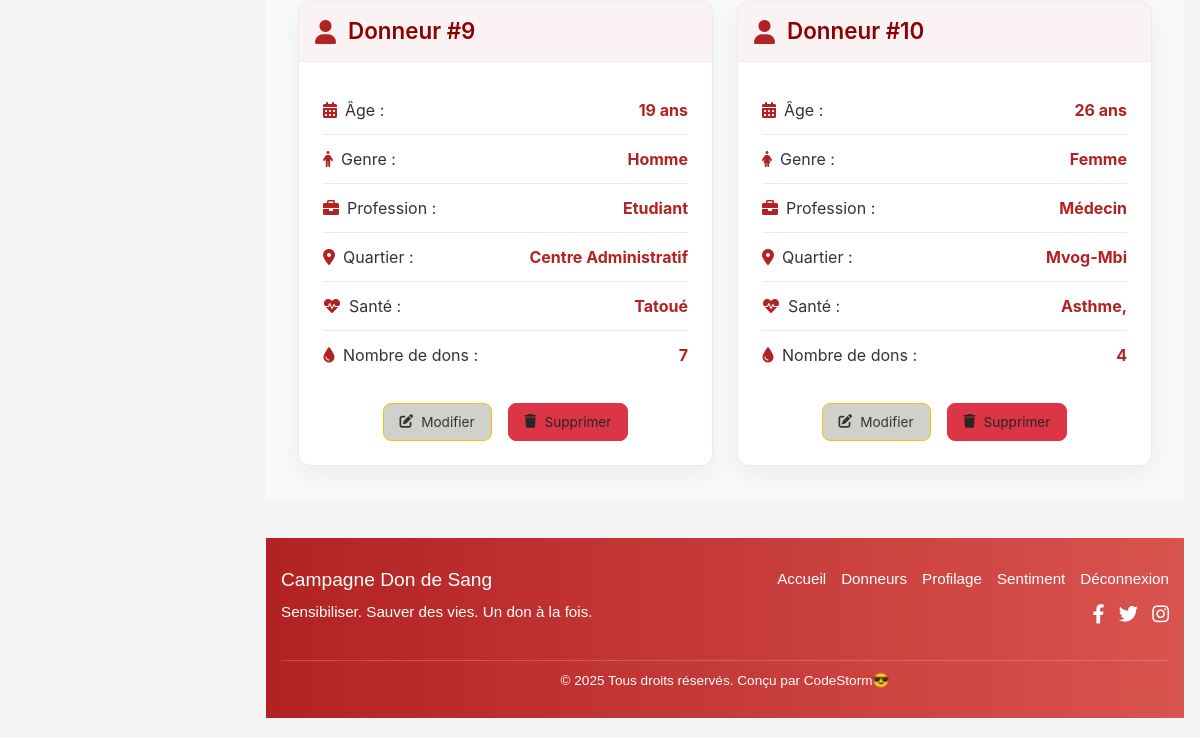
Before: /donors/ (signed in, lower part) with the older database file.
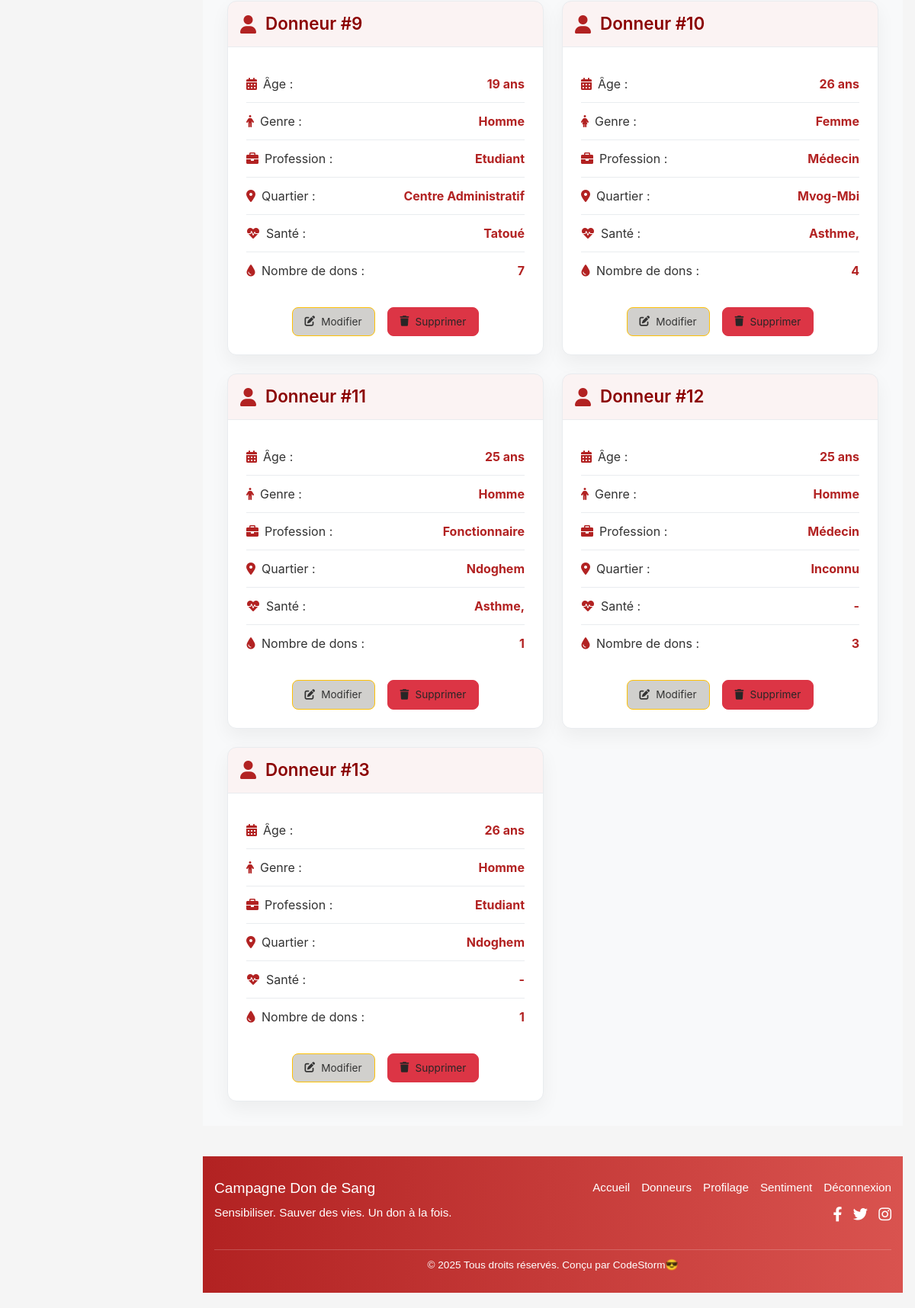
After: the same page with the newer database file.
### campagne/models.py (models this page shows, shortened)
class Donor(models.Model):
    user = models.ForeignKey(User, on_delete=models.CASCADE, null=True)
    date_naissance = models.DateField()
    date_remplissage = models.DateField(auto_now_add=True)  # Date auto-remplie à la création
    genre = models.CharField(
        max_length=10,
        choices=[('Homme', 'Homme'), ('Femme', 'Femme')],
        default='Homme'
    )
    profession = models.CharField(max_length=100)
    arrondissement = models.CharField(max_length=100)
    quartier = models.CharField(max_length=100)
    latitude = models.FloatField(null=True, blank=True)
    longitude = models.FloatField(null=True, blank=True)
    asthme = models.BooleanField(default=False)
    diabete = models.BooleanField(default=False)
    hypertension = models.BooleanField(default=False)
    hiv_hbs_hcv = models.BooleanField(default=False)
    tatoue = models.BooleanField(default=False)
    nombre_dons = models.IntegerField(default=0)
    feedback = models.TextField(null=True, blank=True)
    def age(self):
        today = self.date_remplissage  # Utilise date_remplissage comme référence
        age = today.year - self.date_naissance.year - (
            (today.month, today.day) < (self.date_naissance.month, self.date_naissance.day)
        )
        return age
    class Meta:
        verbose_name = "Donneur"
        verbose_name_plural = "Donneurs"

### campagne/views.py (the view)
# urls.py: path('donors/', views.donors, name='donors'),
@login_required
def donors(request):
    donor_list = Donor.objects.all()
    print("Nombre de donneurs:", donor_list.count())  # Debug
    return render(request, 'donors.html', {'donor_list': donor_list})

### campagne/templates/donors.html (shortened to what this page needs)
{% extends 'base.html' %}
{% block content %}
<div class="donor-container">
    <div class="donor-grid">
        {% for donor in donor_list %}
            <div class="donor-card">
                <div class="card-header">
                    <i class="fas fa-user"></i>
                    <h5 class="card-title">Donneur #{{ donor.id }}</h5>
                </div>
                <div class="card-content">
                    <ul class="info-list">
                        <li>
                            <span class="label"><i class="fas fa-calendar-alt"></i> Âge :</span>
                            <span class="highlight">{{ donor.age }} ans</span>
                        </li>
                        <li>
                            <span class="label">
                                {% if donor.genre == 'Homme' %}
                                    <i class="fas fa-male"></i>
                                {% elif donor.genre == 'Femme' %}
                                    <i class="fas fa-female"></i>
                                {% else %}
                                    <i class="fas fa-genderless"></i>
                                {% endif %}
                                Genre :
                            </span>
                            <span class="highlight">{{ donor.genre|default:"Inconnu" }}</span>
                        </li>
                        <li>
                            <span class="label"><i class="fas fa-briefcase"></i> Profession :</span>
                            <span class="highlight">{{ donor.profession|default:"Inconnu" }}</span>
                        </li>
                        <li>
                            <span class="label"><i class="fas fa-map-marker-alt"></i> Quartier :</span>
                            <span class="highlight">{{ donor.quartier|default:"Inconnu" }}</span>
                        </li>
                        <li>
                            <span class="label"><i class="fas fa-heartbeat"></i> Santé :</span>
                            <span class="highlight">
                                {% if donor.asthme %}Asthme, {% endif %}
                                {% if donor.tatoue %}Tatoué{% endif %}
                                {% if not donor.hypertension and not donor.diabete and not donor.asthme and not donor.hiv_hbs_hcv and not donor.tatoue %}-{% endif %}
                            </span>
                        </li>
                        <li>
                            <span class="label"><i class="fas fa-tint"></i> Nombre de dons :</span>
                            <span class="highlight">{{ donor.nombre_dons }}</span>
                        </li>
                    </ul>
                    <div class="donor-actions">
                        <a href="{% url 'update_donor' donor.id %}" class="btn btn-warning btn-sm">
                            <i class="fas fa-edit"></i> Modifier
                        </a>
                        <a href="{% url 'delete_donor' donor.id %}" class="btn btn-danger btn-sm">
                            <i class="fas fa-trash"></i> Supprimer
                        </a>
                    </div>
                </div>
            </div>
        {% endfor %}
    </div>
</div>
<footer class="site-footer">
    <div class="footer-container">
      <div class="footer-left">
        <h5>Campagne Don de Sang</h5>
        <p>Sensibiliser. Sauver des vies. Un don à la fois.</p>
      </div>
      <div class="footer-right">
        <ul class="footer-links">
          <li><a href="{% url 'dashboard' %}">Accueil</a></li>
          <li><a href="{% url 'donors' %}">Donneurs</a></li>
          <li><a href="{% url 'profiling' %}">Profilage</a></li>
          <li><a href="{% url 'sentiment' %}">Sentiment</a></li>
          <li><a href="{% url 'logout' %}">Déconnexion</a></li>
        </ul>
        <div class="footer-socials">
          <a href="#"><i class="fab fa-facebook-f"></i></a>
          <a href="#"><i class="fab fa-twitter"></i></a>
          <a href="#"><i class="fab fa-instagram"></i></a>
        </div>
      </div>
    </div>
    <div class="footer-bottom">
      <p>&copy; 2025 Tous droits réservés. Conçu par CodeStorm😎</p>
    </div>
  </footer>
{% endblock %}

### campagne/templates/base.html (shortened to what this page needs)
{% load static %}
<!DOCTYPE html>
<html lang="fr">
<head>
    <link href="https://cdn.jsdelivr.net/npm/bootstrap@5.3.0/dist/css/bootstrap.min.css" rel="stylesheet">
    <link href="https://cdn.jsdelivr.net/npm/bootstrap-icons@1.10.0/font/bootstrap-icons.css" rel="stylesheet">
    <link href="https://cdnjs.cloudflare.com/ajax/libs/font-awesome/6.0.0/css/all.min.css" rel="stylesheet">
    <link href="{% static 'css/style.css' %}" rel="stylesheet">
</head>
<body>
    <div class="container-fluid">
        <div class="row">
            <main class="col px-3">
                {% block content %}{% endblock %}
            </main>
        </div>
    </div>
</body>
</html>

### campagne/templates/base.html (style rules this page uses)
body { margin: 0; font-family: Arial, sans-serif; background-color: #f5f5f5; }
main { margin-left: 250px; padding: 20px; transition: margin-left 0.3s ease; }

### campagne/templates/donors.html (style rules this page uses)
:root { --primary-color: #B22222; --secondary-color: #8B0000; --background-light: #F8F9FA; --text-dark: #333333; --text-muted: #6C757D; --border-light: #E9ECEF; }
.donor-container { max-width: 1200px; margin: 0 auto; padding: 2rem; background-color: var(--background-light); font-family: 'Inter', 'Segoe UI', Roboto, sans-serif; }
.donor-grid { display: grid; grid-template-columns: repeat(auto-fill, minmax(300px, 1fr)); gap: 1.5rem; }
.donor-card { background-color: white; border-radius: 12px; box-shadow: 0 10px 25px rgba(0, 0, 0, 0.05); transition: all 0.3s ease; border: 1px solid var(--border-light); overflow: hidden; }
.card-header { display: flex; align-items: center; background-color: rgba(178, 34, 34, 0.05); padding: 1rem; border-bottom: 1px solid var(--border-light); }
.card-header i { margin-right: 0.75rem; color: var(--primary-color); font-size: 1.5rem; }
.card-title { color: var(--secondary-color); font-size: 1.4rem; font-weight: 600; margin: 0; }
.card-content { padding: 1.5rem; }
.info-list { list-style: none; padding: 0; margin: 0; }
.info-list li { display: flex; justify-content: space-between; padding: 0.75rem 0; border-bottom: 1px solid var(--border-light); color: var(--text-dark); transition: background-color 0.2s ease; }
.info-list li:last-child { border-bottom: none; }
.info-list .label { display: flex; align-items: center; }
.info-list .label i { margin-right: 0.5rem; color: var(--primary-color); }
.highlight { color: var(--primary-color); font-weight: 700; }
.donor-actions { display: flex; justify-content: center; gap: 1rem; margin-top: 1.5rem; }
.btn { padding: 0.75rem 1.5rem; font-size: 0.9rem; border-radius: 8px; text-decoration: none; color: rgb(40, 38, 38); transition: background-color 0.3s ease, transform 0.2s ease; display: flex; align-items: center; justify-content: center; }
.btn i { margin-right: 0.5rem; }
.btn-warning { background-color: #d1d0cd; border: 1px solid #ffc107; color: var(--text-dark); }
.btn-danger { background-color: #dc3545; border: 1px solid #dc3545; }
.btn-sm { padding: 0.5rem 1rem; font-size: 0.85rem; }
.site-footer { background: linear-gradient(to right, #b22222, #d9534f); color: white; padding: 30px 15px 10px; font-size: 0.95rem; position: relative; z-index: 10; margin-top: 40px; }
.footer-container { display: flex; justify-content: space-between; flex-wrap: wrap; gap: 20px; max-width: 1200px; margin: auto; }
.footer-left h5 { font-size: 1.2rem; margin-bottom: 10px; }
.footer-right { display: flex; flex-direction: column; align-items: flex-end; }
.footer-links { list-style: none; padding: 0; margin: 0 0 10px; display: flex; gap: 15px; flex-wrap: wrap; }
.footer-links a { color: #fff; text-decoration: none; transition: color 0.3s ease; }
.footer-socials a { color: #fff; margin-left: 10px; font-size: 1.2rem; transition: transform 0.3s ease; }
.footer-bottom { text-align: center; border-top: 1px solid rgba(255, 255, 255, 0.2); padding-top: 10px; margin-top: 20px; font-size: 0.85rem; }

Changed rows visible on the page:
added Donor: id "11", age "25", genre "Homme", profession "Fonctionnaire", quartier "Ndoghem", asthme "Asthme,", nombre_dons "1"
added Donor: id "12", age "25", genre "Homme", profession "Médecin", quartier "Inconnu", nombre_dons "3"
added Donor: id "13", age "26", genre "Homme", profession "Etudiant", quartier "Ndoghem", nombre_dons "1"
